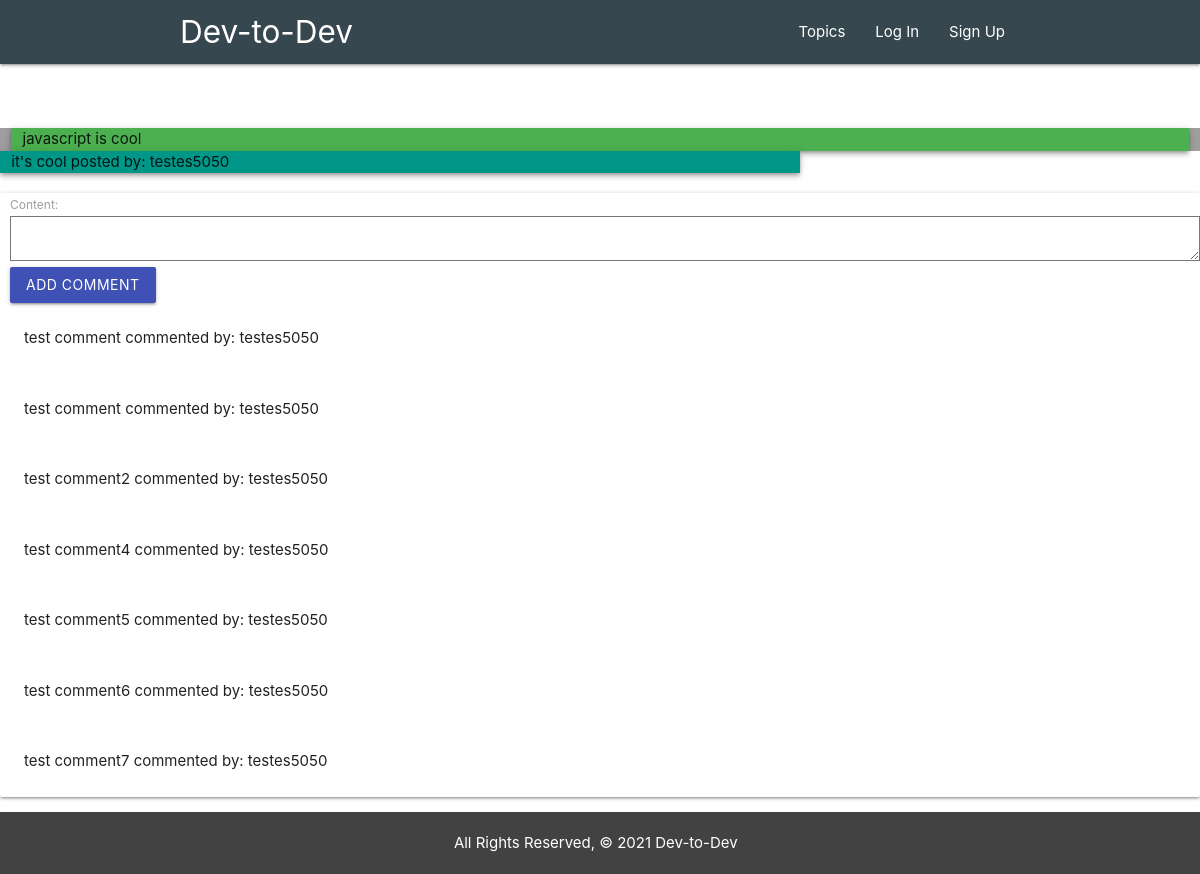
/topics/3/3/, run on the app's committed database.
### main_app/models.py (models this page shows, shortened)
class Post(models.Model):
    title = models.CharField(max_length=50)
    description = models.TextField(max_length=250)
    score = models.IntegerField(default=0, editable=False)
    admin = models.BooleanField(default=False, editable=False)
    date = models.DateField('date_published', auto_now=True)
    topic = models.ForeignKey(Topic, on_delete=models.CASCADE)
    user = models.ForeignKey(User, on_delete=models.CASCADE)

class Comment(models.Model):
    content = models.TextField(max_length=250)
    score = models.IntegerField(default=0, editable=False)
    date = models.DateField('date_published', auto_now=True)
    post = models.ForeignKey(Post, on_delete=models.CASCADE)
    user = models.ForeignKey(User, on_delete=CASCADE)

### main_app/views.py (the view)
# urls.py: path('topics/<int:topic_id>/<int:post_id>/', views.posts_detail, name='posts_detail'),
def posts_detail(request, topic_id, post_id):
  post = Post.objects.get(id=post_id)
  topic_id = topic_id
  comment_form = CommentForm()
  return render(request, 'posts/detail.html', {
    'post': post,
    'comment_form': comment_form,
    'topic_id': topic_id
  })

### main_app/forms.py
class CommentForm(forms.ModelForm):
    class Meta:
        model = Comment
        fields = ('content',)

### main_app/templates/posts/detail.html (shortened to what this page needs)
{% extends 'base.html' %}
{% block content %}
<div class="row">
  <div class="col s12 grey">
  <div class="col s12 green z-depth-2">
  {{ post.title }}
    </div>
  </div>
  <div class="col s8 teal z-depth-2">
  {{ post.description }}
  posted by: {{ post.user }}
</div>
</div>
<div class="card">
  <form action="{% url 'comments_create' topic_id post.id %}" method="post">
    {{ comment_form.as_p }}
    <input class="btn indigo" type="submit" value="Add Comment">
  </form>
  {% for comment in post.comment_set.all %}
    <div class="card-content">
        {{ comment.content }}
        commented by: {{ comment.user }}
    </div>
  {% endfor %}
</div>
{% endblock %}

### main_app/static/css/style.css (style rules this page uses)
* { box-sizing: border-box; margin: 0; }
body { display: flex; flex-direction: column; min-height: 100vh; }
form { padding-left: 10px; }

### data on the page
Post: title "javascript is cool", description "it's cool", user "testes5050"
Comment: content "test comment", user "testes5050"
Comment: content "test comment", user "testes5050"
Comment: content "test comment2", user "testes5050"
Comment: content "test comment4", user "testes5050"
Comment: content "test comment5", user "testes5050"
Comment: content "test comment6", user "testes5050"
Comment: content "test comment7", user "testes5050"
